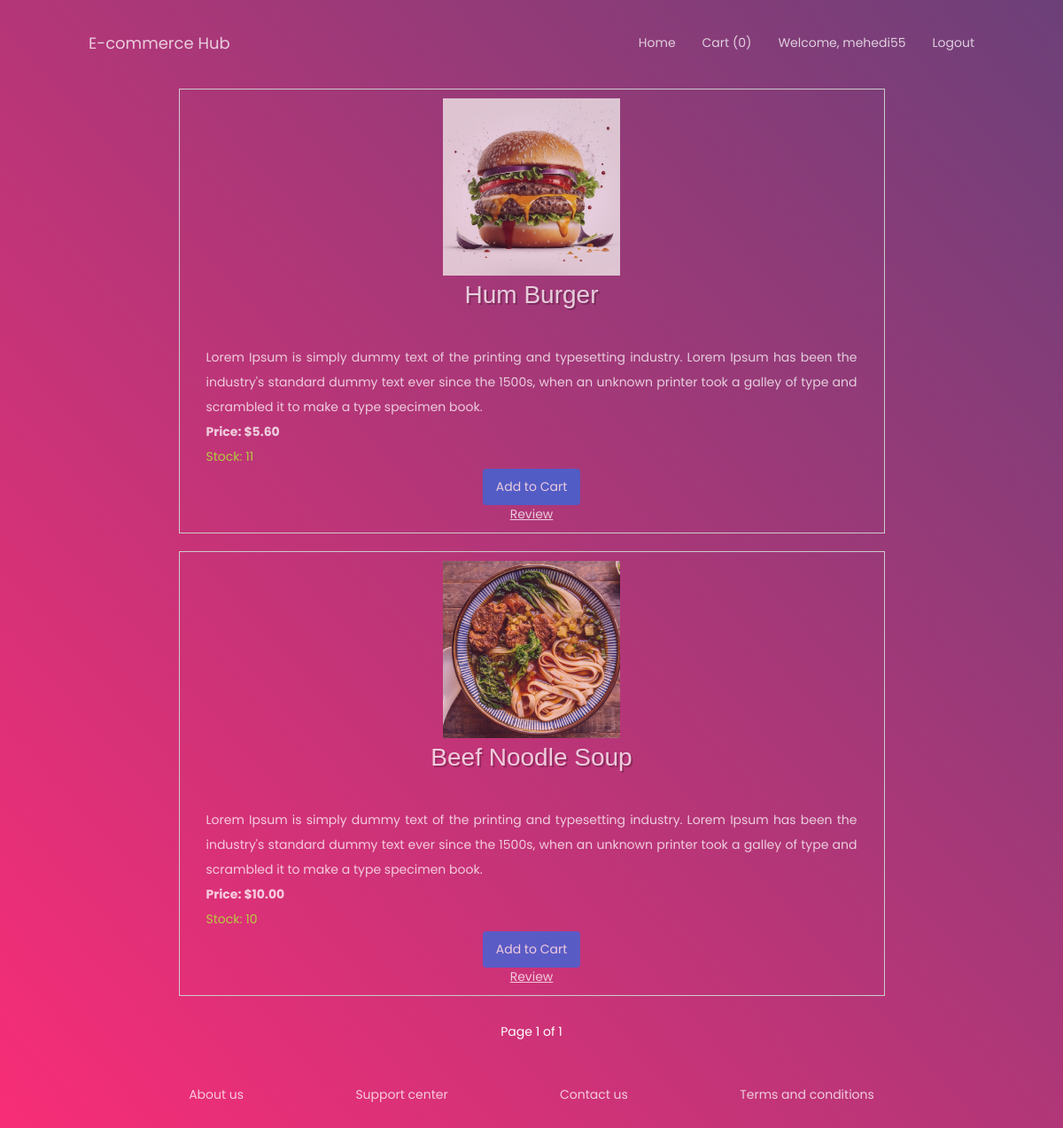
/products/ (signed in), run on the app's committed database.
### product/models.py (models this page shows, shortened)
class Product(models.Model):
    name = models.CharField(max_length=100)
    description = models.TextField()
    price = models.DecimalField(max_digits=8, decimal_places=2)
    image = models.ImageField(upload_to=os.path.join(os.path.dirname(
        __file__)[:-8], 'store', 'static', 'product_images'))
    stock = models.PositiveIntegerField()

### product/views.py (the view)
# urls.py: path('products/', product_views.product_list, name='product_list'),
def product_list(request):
    products = Product.objects.all()
    paginator = Paginator(products, 2)
    page_number = request.GET.get('page')
    page = paginator.get_page(page_number)
    context = {
        'products': products,
        'page': page
    }
    return render(request, 'product_list.html', context)

### product/templates/product_list.html (shortened to what this page needs)
<!DOCTYPE html>
<html lang="en">
  <head>
    {% load static %}
    <link href="{% static 'css/main.css' %}" rel="stylesheet" media="all" />
    <link href="{% static 'css/post.css' %}" rel="stylesheet" media="all" />
    <link rel="stylesheet" href="{% static 'css/styles.css' %}" />
  </head>
  <body>
    <header>
      <h4>
        <a href="{% url 'home' %}">E-commerce Hub</a>
      </h4>
      <nav>
        {% if user.is_authenticated %}
        <li><a href="{% url 'home' %}">Home</a></li>
        <li>
          <a href="{% url 'cart' %}"
            >Cart ({{ request.user.cart_set.count }})</a
          >
        </li>
        <li>
          <a href="{% url 'profile' %}">Welcome, {{ request.user.username }}</a>
        </li>
        <li><a href="{% url 'logout' %}">Logout</a></li>
        {% else %}
        <li><a href="{% url 'home' %}">Home</a></li>
        <li><a href="{% url 'login' %}">Login</a></li>
        <li><a href="{% url 'register' %}">Register</a></li>
        {% endif %}
      </nav>
    </header>
    <section class="hero">
      <div class="hero-content-area">
        {% for product in page %}
        <a href="{% url 'product_detail' product_id=product.id %}">
        <div class="product">
          <img class="product-image" src="{% static 'product_images' %}{{ product.image.url|slice:"28:" }}"
          alt="{{ product.name }}">
          <h3 class="product-name">{{ product.name }}</h3>
          <p class="product-description">{{ product.description }}</p>
          <p class="product-price">Price: ${{ product.price }}</p>
          <p class="product-stock">Stock: {{ product.stock }}</p>
        </a>
          {% if user.is_authenticated %}
          <a class="add-to-cart" href="{% url 'add_to_cart' product.id %}"
            >Add to Cart</a
          ><br>
          <a style="text-decoration: underline;" href="{% url 'product_detail' product_id=product.id %}">Review</a>
          {% else %}
          <a class="add-to-cart" href="{% url 'login' %}">Add to Cart</a>
          {% endif %}
        </div>
        {% endfor %}
        <div style="padding-top: 10px;">
          <span>Page {{ page.number }} of {{ page.paginator.num_pages }}</span>
      </div>
      <footer>
        <a href="#">About us</a>
        <a href="#">Support center</a>
        <a href="#">Contact us</a>
        <a href="#">Terms and conditions</a>
      </footer>
    </section>
  </body>
</html>

### store/static/css/main.css (style rules this page uses)
html { -webkit-box-sizing: border-box; -moz-box-sizing: border-box; box-sizing: border-box; }
* { padding: 0; margin: 0; }
*, *:before, *:after { -webkit-box-sizing: inherit; -moz-box-sizing: inherit; box-sizing: inherit; }
body, h1, h2, h3, h4, h5, h6, blockquote, p, pre, dl, dd, ol, ul, figure, hr, fieldset, legend { margin: 0; padding: 0; }
body { font-family: "Poppins", "Arial", "Helvetica Neue", sans-serif; font-weight: 400; font-size: 14px; }
h1, h2, h3, h4, h5, h6 { font-weight: 400; }
h3 { font-size: 24px; }
h4 { font-size: 18px; }

### store/static/css/styles.css (style rules this page uses)
* { margin: 0; padding: 0; box-sizing: border-box; }
html { font-size: 16px; font-family: "Poppins", "Arial", "Helvetica Neue", sans-serif; color: #555; }
ul, nav { list-style: none; }
nav li { display: inline-block; position: relative; }
nav a:after { position: absolute; content: ''; display: inline-block; width: calc( 0% ); position: absolute; bottom: -6px; left: 0; height: 3px; background: yellow; transition: width 450ms ease-out; }
a { text-decoration: none; opacity: 0.75; color: #fff; }
section { display: flex; flex-direction: column; align-items: center; padding: 100px 80px; }
section p { max-width: 775px; line-height: 2; padding: 0 20px; }
header { position: absolute; width: 100%; display: flex; justify-content: space-between; align-items: center; padding: 35px 100px 0; animation: 1s fadein 0.5s forwards; opacity: 0; color: #fff; z-index: 2; }
header nav { display: flex; margin-right: -15px; }
header nav li { margin: 0 15px; }
.hero { position: relative; justify-content: center; text-align: center; min-height: 100vh; color: #fff; }
.hero h3 { font: 28px "Raleway", sans-serif; font-weight: 300; text-shadow: 2px 2px rgba(0, 0, 0, 0.3); margin-bottom: 40px; }
.hero-content-area { opacity: 0; animation: 1s slidefade 1s forwards; }
* { box-sizing: border-box; margin: 0; padding: 0; }
footer { width: 100%; max-width: 900px; display: flex; justify-content: space-around; width: 100%; margin-top: 50px; }
.product { border: 1px solid #ccc; padding: 10px; margin-bottom: 20px; }
.product-image { width: 200px; height: 200px; object-fit: cover; }
h3 { font-size: 18px; margin-bottom: 5px; }
.product-description { text-align: justify; }
.product-price { text-align: left; font-weight: bold; }
.product-stock { text-align: left; color: greenyellow; }
a.add-to-cart { display: inline-block; padding: 10px 15px; background-color: #346adf; color: #fff; text-decoration: none; border-radius: 4px; transition: background-color 0.3s; }

### data on the page
Product: image (picture), name "Hum Burger", description "Lorem Ipsum is simply dummy text of the printing and typesetting industry. Lorem Ipsum has been the industry's standard dummy text ever since the 1500s, when an unknown printer took a galley of type and scrambled it to make a type specimen book.", price "5.60", stock "11"
Product: image (picture), name "Beef Noodle Soup", description "Lorem Ipsum is simply dummy text of the printing and typesetting industry. Lorem Ipsum has been the industry's standard dummy text ever since the 1500s, when an unknown printer took a galley of type and scrambled it to make a type specimen book.", price "10.00", stock "10"

### other printed values
{{ request.user.cart_set.count }} "0"
{{ request.user.username }} "mehedi55"
{{ page.number }} "1"
{{ page.paginator.num_pages }} "1"
